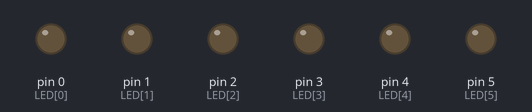
A sketch run on a simulated Arduino Uno, built with avr-gcc and run on an emulated ATmega328P. On the bench: output pins drawn as LEDs (lit = HIGH).

Above: at 0.1 s.
At 4.1 s:
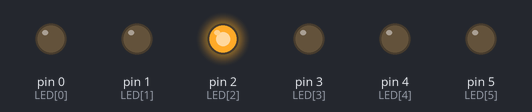
At 9.1 s:
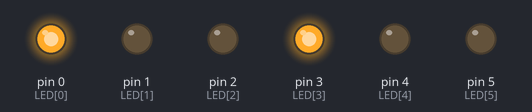
At 19.1 s:
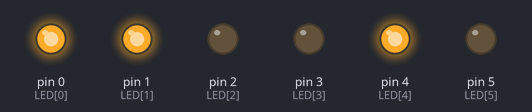
At 29.1 s:
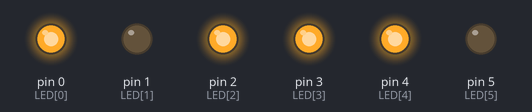
At 39.1 s:
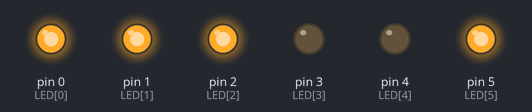
Timing chart, 0 to 40.0 s (numbered marks = the images above):
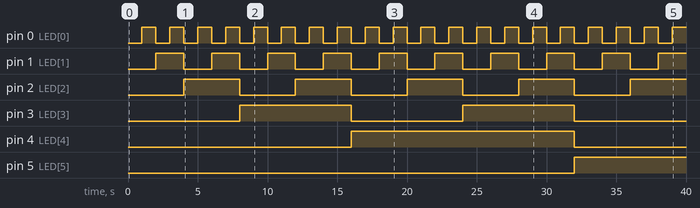

The sketch:

binary_counter.ino
```cpp
const int LEDCOUNT = 6;
const int LED[] = {0, 1, 2, 3, 4, 5};

byte count = 0;

void setup()
{
  for (int i = 0; i < LEDCOUNT; i++)
  {
    pinMode(LED[i], OUTPUT);
    digitalWrite(LED[i], LOW);
  }
}

void loop()
{
  byte b = 0;
  for (int i = 0; i < LEDCOUNT; i++)
  {
    digitalWrite(LED[i], bitRead(count, i));
  }
  if (count >= 59)
  {
    count = 0;
  }
  else
  {
    count++;
  }

  delay(1000);
}
```

Measured:
- by itself, pin 0 (LED[0]): alternates HIGH for 1.0 s and LOW for 1.0 s
- by itself, pin 1 (LED[1]): alternates HIGH for 2.0 s and LOW for 2.0 s
- by itself, pin 2 (LED[2]): alternates HIGH for 4.0 s and LOW for 4.0 s
- by itself, pin 3 (LED[3]): alternates HIGH for 8.0 s and LOW for 8.0 s
- by itself, pin 4 (LED[4]): LOW → HIGH at 16.0 s, → LOW 16.0 s later
- by itself, pin 5 (LED[5]): LOW → HIGH at 32.0 s
